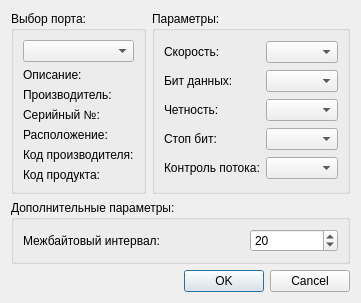
<?xml version="1.0" encoding="UTF-8"?>
<ui version="4.0">
 <class>SettingsDialog</class>
 <widget class="QDialog" name="SettingsDialog">
  <property name="geometry">
   <rect>
    <x>0</x>
    <y>0</y>
    <width>338</width>
    <height>281</height>
   </rect>
  </property>
  <property name="windowTitle">
   <string>Настройки COM-порта</string>
  </property>
  <layout class="QVBoxLayout" name="verticalLayout">
   <item>
    <layout class="QHBoxLayout" name="horizontalLayout_2">
     <item>
      <widget class="QGroupBox" name="selectBox">
       <property name="title">
        <string>Выбор порта:</string>
       </property>
       <layout class="QGridLayout" name="gridLayout">
        <item row="0" column="0">
         <widget class="QComboBox" name="serialPortInfoListBox"/>
        </item>
        <item row="1" column="0">
         <widget class="QLabel" name="descriptionLabel">
          <property name="text">
           <string>Описание:</string>
          </property>
         </widget>
        </item>
        <item row="2" column="0">
         <widget class="QLabel" name="manufacturerLabel">
          <property name="text">
           <string>Производитель:</string>
          </property>
         </widget>
        </item>
        <item row="3" column="0">
         <widget class="QLabel" name="serialNumberLabel">
          <property name="text">
           <string>Серийный №:</string>
          </property>
         </widget>
        </item>
        <item row="4" column="0">
         <widget class="QLabel" name="locationLabel">
          <property name="text">
           <string>Расположение:</string>
          </property>
         </widget>
        </item>
        <item row="5" column="0">
         <widget class="QLabel" name="vidLabel">
          <property name="text">
           <string>Код производителя:</string>
          </property>
         </widget>
        </item>
        <item row="6" column="0">
         <widget class="QLabel" name="pidLabel">
          <property name="text">
           <string>Код продукта:</string>
          </property>
         </widget>
        </item>
       </layout>
      </widget>
     </item>
     <item>
      <widget class="QGroupBox" name="parametersBox">
       <property name="title">
        <string>Параметры:</string>
       </property>
       <layout class="QGridLayout" name="gridLayout_2">
        <item row="0" column="0">
         <widget class="QLabel" name="baudRateLabel">
          <property name="text">
           <string>Скорость:</string>
          </property>
         </widget>
        </item>
        <item row="0" column="1">
         <widget class="QComboBox" name="baudRateBox"/>
        </item>
        <item row="1" column="0">
         <widget class="QLabel" name="dataBitsLabel">
          <property name="text">
           <string>Бит данных:</string>
          </property>
         </widget>
        </item>
        <item row="1" column="1">
         <widget class="QComboBox" name="dataBitsBox"/>
        </item>
        <item row="2" column="0">
         <widget class="QLabel" name="parityLabel">
          <property name="text">
           <string>Четность:</string>
          </property>
         </widget>
        </item>
        <item row="2" column="1">
         <widget class="QComboBox" name="parityBox"/>
        </item>
        <item row="3" column="0">
         <widget class="QLabel" name="stopBitsLabel">
          <property name="text">
           <string>Стоп бит:</string>
          </property>
         </widget>
        </item>
        <item row="3" column="1">
         <widget class="QComboBox" name="stopBitsBox"/>
        </item>
        <item row="4" column="0">
         <widget class="QLabel" name="flowControlLabel">
          <property name="text">
           <string>Контроль потока:</string>
          </property>
         </widget>
        </item>
        <item row="4" column="1">
         <widget class="QComboBox" name="flowControlBox"/>
        </item>
       </layout>
      </widget>
     </item>
    </layout>
   </item>
   <item>
    <widget class="QGroupBox" name="additionalOptionsGroupBox">
     <property name="title">
      <string>Дополнительные параметры:</string>
     </property>
     <layout class="QHBoxLayout" name="horizontalLayout_3">
      <item>
       <widget class="QLabel" name="label">
        <property name="sizePolicy">
         <sizepolicy hsizetype="Preferred" vsizetype="Preferred">
          <horstretch>5</horstretch>
          <verstretch>0</verstretch>
         </sizepolicy>
        </property>
        <property name="text">
         <string>Межбайтовый интервал:</string>
        </property>
       </widget>
      </item>
      <item>
       <widget class="QSpinBox" name="spinByteInterval">
        <property name="sizePolicy">
         <sizepolicy hsizetype="Minimum" vsizetype="Fixed">
          <horstretch>2</horstretch>
          <verstretch>0</verstretch>
         </sizepolicy>
        </property>
        <property name="maximum">
         <number>1000</number>
        </property>
        <property name="value">
         <number>20</number>
        </property>
       </widget>
      </item>
     </layout>
    </widget>
   </item>
   <item>
    <spacer name="verticalSpacer">
     <property name="orientation">
      <enum>Qt::Vertical</enum>
     </property>
     <property name="sizeHint" stdset="0">
      <size>
       <width>20</width>
       <height>0</height>
      </size>
     </property>
    </spacer>
   </item>
   <item>
    <widget class="QDialogButtonBox" name="buttonBox">
     <property name="orientation">
      <enum>Qt::Horizontal</enum>
     </property>
     <property name="standardButtons">
      <set>QDialogButtonBox::Cancel|QDialogButtonBox::Ok</set>
     </property>
    </widget>
   </item>
  </layout>
 </widget>
 <resources/>
 <connections>
  <connection>
   <sender>buttonBox</sender>
   <signal>accepted()</signal>
   <receiver>SettingsDialog</receiver>
   <slot>accept()</slot>
   <hints>
    <hint type="sourcelabel">
     <x>150</x>
     <y>260</y>
    </hint>
    <hint type="destinationlabel">
     <x>150</x>
     <y>140</y>
    </hint>
   </hints>
  </connection>
  <connection>
   <sender>buttonBox</sender>
   <signal>rejected()</signal>
   <receiver>SettingsDialog</receiver>
   <slot>reject()</slot>
   <hints>
    <hint type="sourcelabel">
     <x>150</x>
     <y>260</y>
    </hint>
    <hint type="destinationlabel">
     <x>150</x>
     <y>140</y>
    </hint>
   </hints>
  </connection>
 </connections>
</ui>
